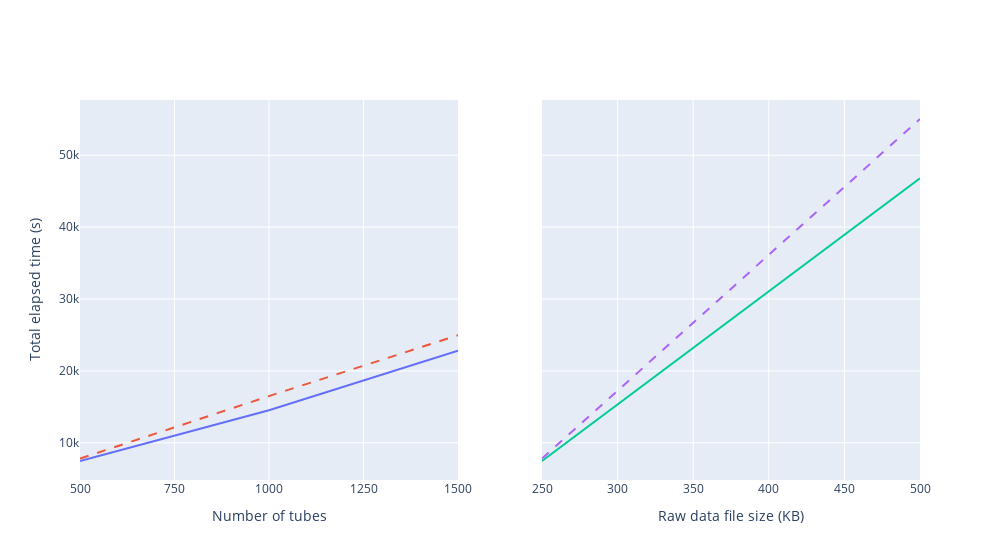

The code cell stored with this chart in its notebook:
### Markdown cell above
### Elapsed time adding one automatic analysis per acquisition

### Code cell
# 3 Orgs net data, file size fixed
threeOrgsFileSizeFixed = [7463.6009, 14518.7505, 22794.0377]
# 5 Orgs net data, file size fixed
fiveOrgsFileSizeFixed = [7797.8850, 16492.8621, 24951.5748]

# 3 Orgs net data, num. tubes fixed
threeOrgsNumTubesFixed = [7463.6008, 46793.8084]
# 5 Orgs net data, num. tubes fixed
fiveOrgsNumTubesFixed = [7797.8850, 55044.4132]

totalAutoAnalysis(threeOrgsFileSizeFixed, fiveOrgsFileSizeFixed, threeOrgsNumTubesFixed, fiveOrgsNumTubesFixed)

### Figure 1 — Plotly figure (JSON) as saved in the notebook; plotly's stock layout.template omitted (floating-point values rounded to 4 significant figures)
{"data": [{"mode": "lines", "name": "3 Orgs net (file size fixed)", "type": "scatter", "x": [500, 1000, 1500], "xaxis": "x", "y": [7464.0, 14520.0, 22790.0], "yaxis": "y"}, {"line": {"dash": "dash"}, "mode": "lines", "name": "5 Orgs net (file size fixed)", "type": "scatter", "x": [500, 1000, 1500], "xaxis": "x", "y": [7798.0, 16490.0, 24950.0], "yaxis": "y"}, {"mode": "lines", "name": "3 Orgs net (file size fixed)", "type": "scatter", "x": [250, 500], "xaxis": "x2", "y": [7464.0, 46790.0], "yaxis": "y2"}, {"line": {"dash": "dash"}, "mode": "lines", "name": "5 Orgs net (file size fixed)", "type": "scatter", "x": [250, 500], "xaxis": "x2", "y": [7798.0, 55040.0], "yaxis": "y2"}], "layout": {"showlegend": false, "width": 1000, "xaxis": {"anchor": "y", "domain": [0, 0.45], "dtick": 250, "range": [500, 1500], "tick0": 500, "title": {"text": "Number of tubes"}}, "xaxis2": {"anchor": "y2", "domain": [0.55, 1], "range": [250, 500], "title": {"text": "Raw data file size (KB)"}}, "yaxis": {"anchor": "x", "domain": [0, 1], "title": {"text": "Total elapsed time (s)"}}, "yaxis2": {"anchor": "x2", "domain": [0, 1], "matches": "y", "showticklabels": false}}}
